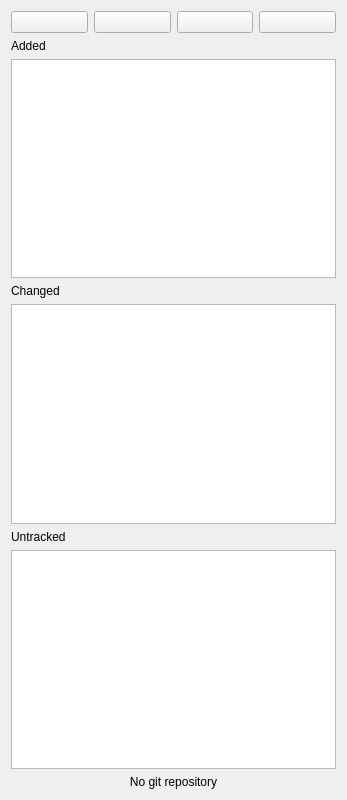
<?xml version="1.0" encoding="UTF-8"?>
<ui version="4.0">
 <class>GitWidget</class>
 <widget class="QWidget" name="GitWidget">
  <property name="geometry">
   <rect>
    <x>0</x>
    <y>0</y>
    <width>347</width>
    <height>800</height>
   </rect>
  </property>
  <property name="windowTitle">
   <string>Form</string>
  </property>
  <property name="locale">
   <locale language="English" country="UnitedStates"/>
  </property>
  <layout class="QVBoxLayout" name="verticalLayout">
   <item>
    <layout class="QHBoxLayout" name="horizontalLayout_4">
     <item>
      <widget class="QPushButton" name="commitButton">
       <property name="toolTip">
        <string>Commit</string>
       </property>
       <property name="text">
        <string/>
       </property>
       <property name="icon">
        <iconset theme="contact-new"/>
       </property>
      </widget>
     </item>
     <item>
      <widget class="QPushButton" name="gitPullButton">
       <property name="toolTip">
        <string>Pull</string>
       </property>
       <property name="text">
        <string/>
       </property>
       <property name="icon">
        <iconset theme="go-down"/>
       </property>
      </widget>
     </item>
     <item>
      <widget class="QPushButton" name="gitPushButton">
       <property name="toolTip">
        <string>Push</string>
       </property>
       <property name="text">
        <string/>
       </property>
       <property name="icon">
        <iconset theme="go-up"/>
       </property>
      </widget>
     </item>
     <item>
      <widget class="QPushButton" name="refreshButton">
       <property name="toolTip">
        <string>Refresh</string>
       </property>
       <property name="text">
        <string/>
       </property>
       <property name="icon">
        <iconset theme="view-refresh"/>
       </property>
      </widget>
     </item>
    </layout>
   </item>
   <item>
    <layout class="QHBoxLayout" name="horizontalLayout_2">
     <item>
      <widget class="QLabel" name="addedTextLabel">
       <property name="text">
        <string>Added</string>
       </property>
      </widget>
     </item>
     <item>
      <widget class="QLabel" name="addedLabel">
       <property name="text">
        <string/>
       </property>
       <property name="alignment">
        <set>Qt::AlignmentFlag::AlignRight|Qt::AlignmentFlag::AlignTrailing|Qt::AlignmentFlag::AlignVCenter</set>
       </property>
      </widget>
     </item>
    </layout>
   </item>
   <item>
    <widget class="GitFilesView" name="addedView">
     <property name="editTriggers">
      <set>QAbstractItemView::EditTrigger::NoEditTriggers</set>
     </property>
     <property name="selectionMode">
      <enum>QAbstractItemView::SelectionMode::SingleSelection</enum>
     </property>
     <property name="selectionBehavior">
      <enum>QAbstractItemView::SelectionBehavior::SelectRows</enum>
     </property>
     <property name="showGrid">
      <bool>false</bool>
     </property>
     <attribute name="horizontalHeaderVisible">
      <bool>false</bool>
     </attribute>
     <attribute name="horizontalHeaderHighlightSections">
      <bool>false</bool>
     </attribute>
     <attribute name="verticalHeaderVisible">
      <bool>false</bool>
     </attribute>
     <attribute name="verticalHeaderHighlightSections">
      <bool>false</bool>
     </attribute>
    </widget>
   </item>
   <item>
    <layout class="QHBoxLayout" name="horizontalLayout">
     <item>
      <widget class="QLabel" name="changedTextLabel">
       <property name="text">
        <string>Changed</string>
       </property>
      </widget>
     </item>
     <item>
      <widget class="QLabel" name="changedLabel">
       <property name="text">
        <string/>
       </property>
       <property name="alignment">
        <set>Qt::AlignmentFlag::AlignRight|Qt::AlignmentFlag::AlignTrailing|Qt::AlignmentFlag::AlignVCenter</set>
       </property>
      </widget>
     </item>
    </layout>
   </item>
   <item>
    <widget class="GitFilesView" name="changedView">
     <property name="editTriggers">
      <set>QAbstractItemView::EditTrigger::NoEditTriggers</set>
     </property>
     <property name="selectionMode">
      <enum>QAbstractItemView::SelectionMode::SingleSelection</enum>
     </property>
     <property name="selectionBehavior">
      <enum>QAbstractItemView::SelectionBehavior::SelectRows</enum>
     </property>
     <property name="showGrid">
      <bool>false</bool>
     </property>
     <attribute name="horizontalHeaderVisible">
      <bool>false</bool>
     </attribute>
     <attribute name="horizontalHeaderHighlightSections">
      <bool>false</bool>
     </attribute>
     <attribute name="verticalHeaderVisible">
      <bool>false</bool>
     </attribute>
     <attribute name="verticalHeaderHighlightSections">
      <bool>false</bool>
     </attribute>
    </widget>
   </item>
   <item>
    <layout class="QHBoxLayout" name="horizontalLayout_3">
     <item>
      <widget class="QLabel" name="untrackedTextLabel">
       <property name="text">
        <string>Untracked</string>
       </property>
      </widget>
     </item>
     <item>
      <widget class="QLabel" name="untreckedLabel">
       <property name="text">
        <string/>
       </property>
       <property name="alignment">
        <set>Qt::AlignmentFlag::AlignRight|Qt::AlignmentFlag::AlignTrailing|Qt::AlignmentFlag::AlignVCenter</set>
       </property>
      </widget>
     </item>
    </layout>
   </item>
   <item>
    <widget class="GitFilesView" name="untrackedView">
     <property name="editTriggers">
      <set>QAbstractItemView::EditTrigger::NoEditTriggers</set>
     </property>
     <property name="selectionMode">
      <enum>QAbstractItemView::SelectionMode::SingleSelection</enum>
     </property>
     <property name="selectionBehavior">
      <enum>QAbstractItemView::SelectionBehavior::SelectRows</enum>
     </property>
     <property name="showGrid">
      <bool>false</bool>
     </property>
     <attribute name="horizontalHeaderVisible">
      <bool>false</bool>
     </attribute>
     <attribute name="horizontalHeaderHighlightSections">
      <bool>false</bool>
     </attribute>
     <attribute name="verticalHeaderVisible">
      <bool>false</bool>
     </attribute>
     <attribute name="verticalHeaderHighlightSections">
      <bool>false</bool>
     </attribute>
    </widget>
   </item>
   <item>
    <widget class="QLabel" name="noRepoLabel">
     <property name="text">
      <string>No git repository</string>
     </property>
     <property name="alignment">
      <set>Qt::AlignmentFlag::AlignCenter</set>
     </property>
    </widget>
   </item>
  </layout>
 </widget>
 <customwidgets>
  <customwidget>
   <class>GitFilesView</class>
   <extends>QTableView</extends>
   <header>../../../../src/gitfilesview.h</header>
  </customwidget>
 </customwidgets>
 <resources/>
 <connections/>
</ui>
